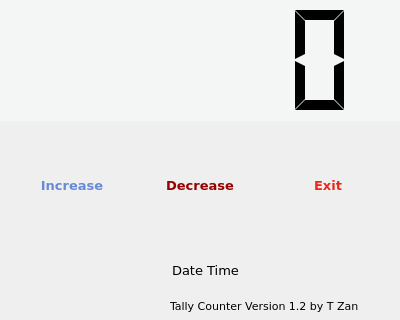
<?xml version="1.0" encoding="UTF-8"?>
<ui version="4.0">
 <class>Counter</class>
 <widget class="QWidget" name="Counter">
  <property name="geometry">
   <rect>
    <x>0</x>
    <y>0</y>
    <width>400</width>
    <height>320</height>
   </rect>
  </property>
  <property name="sizePolicy">
   <sizepolicy hsizetype="Fixed" vsizetype="Fixed">
    <horstretch>0</horstretch>
    <verstretch>0</verstretch>
   </sizepolicy>
  </property>
  <property name="cursor">
   <cursorShape>PointingHandCursor</cursorShape>
  </property>
  <property name="windowTitle">
   <string>Tally Counter</string>
  </property>
  <widget class="QWidget" name="verticalLayoutWidget">
   <property name="geometry">
    <rect>
     <x>0</x>
     <y>0</y>
     <width>401</width>
     <height>121</height>
    </rect>
   </property>
   <layout class="QVBoxLayout" name="verticalLayout">
    <item>
     <widget class="QLCDNumber" name="lcd">
      <property name="sizePolicy">
       <sizepolicy hsizetype="Expanding" vsizetype="Expanding">
        <horstretch>0</horstretch>
        <verstretch>0</verstretch>
       </sizepolicy>
      </property>
      <property name="font">
       <font>
        <family>MV Boli</family>
       </font>
      </property>
      <property name="cursor">
       <cursorShape>ArrowCursor</cursorShape>
      </property>
      <property name="layoutDirection">
       <enum>Qt::LeftToRight</enum>
      </property>
      <property name="styleSheet">
       <string notr="true">QLCDNumber{
	background: #f3f6f4;
	border-radius: 80%;
}</string>
      </property>
      <property name="segmentStyle">
       <enum>QLCDNumber::Flat</enum>
      </property>
     </widget>
    </item>
   </layout>
  </widget>
  <widget class="QWidget" name="gridLayoutWidget">
   <property name="geometry">
    <rect>
     <x>0</x>
     <y>120</y>
     <width>401</width>
     <height>131</height>
    </rect>
   </property>
   <layout class="QGridLayout" name="gridLayout">
    <item row="0" column="1">
     <widget class="QPushButton" name="decrease">
      <property name="maximumSize">
       <size>
        <width>100</width>
        <height>100</height>
       </size>
      </property>
      <property name="font">
       <font>
        <family>DejaVu Sans</family>
        <pointsize>10</pointsize>
        <weight>75</weight>
        <bold>true</bold>
        <underline>false</underline>
        <strikeout>false</strikeout>
       </font>
      </property>
      <property name="styleSheet">
       <string notr="true">QPushButton{
  display: inline-block;
  text-decoration: none;
  color: #990000;
  width: 120px;
  height: 120px;
  line-height: 120px;
  border-radius: 50%;
  border: solid 2px #ffffff;
  text-align: center;
  vertical-align: middle;
  overflow: hidden;
  font-weight: bold;
  transition: .4s;
}

QPushButton:hover {
    background: #ea9999;
}</string>
      </property>
      <property name="text">
       <string>Decrease</string>
      </property>
     </widget>
    </item>
    <item row="0" column="0">
     <widget class="QPushButton" name="increase">
      <property name="maximumSize">
       <size>
        <width>100</width>
        <height>100</height>
       </size>
      </property>
      <property name="font">
       <font>
        <family>DejaVu Sans</family>
        <pointsize>10</pointsize>
        <weight>75</weight>
        <bold>true</bold>
        <underline>false</underline>
        <strikeout>false</strikeout>
       </font>
      </property>
      <property name="styleSheet">
       <string notr="true">QPushButton{
  display: inline-block;
  text-decoration: none;
  color: #668ad8;
  width: 120px;
  height: 120px;
  line-height: 120px;
  border-radius: 50%;
  border: solid 2px #668ad8;
  text-align: center;
  vertical-align: middle;
  overflow: hidden;
  font-weight: bold;
  transition: .4s;
}

QPushButton:hover {
    background: #b3e1ff;
}</string>
      </property>
      <property name="text">
       <string>Increase</string>
      </property>
     </widget>
    </item>
    <item row="0" column="2">
     <widget class="QPushButton" name="exit">
      <property name="sizePolicy">
       <sizepolicy hsizetype="Expanding" vsizetype="Expanding">
        <horstretch>0</horstretch>
        <verstretch>0</verstretch>
       </sizepolicy>
      </property>
      <property name="maximumSize">
       <size>
        <width>100</width>
        <height>100</height>
       </size>
      </property>
      <property name="font">
       <font>
        <family>DejaVu Sans</family>
        <pointsize>10</pointsize>
        <weight>75</weight>
        <bold>true</bold>
        <underline>false</underline>
        <strikeout>false</strikeout>
       </font>
      </property>
      <property name="styleSheet">
       <string notr="true">QPushButton{
  display: inline-block;
  text-decoration: none;
  color: #ef2718;
  width: 120px;
  height: 120px;
  line-height: 120px;
  border-radius: 50%;
  border: solid 2px #ffffff;
  text-align: center;
  vertical-align: middle;
  overflow: hidden;
  font-weight: bold;
  transition: .4s;
}

QPushButton:hover {
    background: #f4cccc;
}</string>
      </property>
      <property name="text">
       <string>Exit</string>
      </property>
     </widget>
    </item>
   </layout>
  </widget>
  <widget class="QLabel" name="label">
   <property name="geometry">
    <rect>
     <x>170</x>
     <y>290</y>
     <width>231</width>
     <height>31</height>
    </rect>
   </property>
   <property name="font">
    <font>
     <family>DejaVu Sans</family>
     <pointsize>8</pointsize>
    </font>
   </property>
   <property name="text">
    <string>Tally Counter Version 1.2 by T Zan</string>
   </property>
   <property name="alignment">
    <set>Qt::AlignJustify|Qt::AlignVCenter</set>
   </property>
  </widget>
  <widget class="QLabel" name="label_2">
   <property name="geometry">
    <rect>
     <x>110</x>
     <y>260</y>
     <width>191</width>
     <height>21</height>
    </rect>
   </property>
   <property name="sizePolicy">
    <sizepolicy hsizetype="Expanding" vsizetype="Expanding">
     <horstretch>0</horstretch>
     <verstretch>0</verstretch>
    </sizepolicy>
   </property>
   <property name="font">
    <font>
     <family>DejaVu Sans</family>
     <pointsize>10</pointsize>
    </font>
   </property>
   <property name="text">
    <string>Date Time</string>
   </property>
   <property name="textFormat">
    <enum>Qt::PlainText</enum>
   </property>
   <property name="alignment">
    <set>Qt::AlignCenter</set>
   </property>
   <property name="textInteractionFlags">
    <set>Qt::LinksAccessibleByKeyboard|Qt::LinksAccessibleByMouse|Qt::TextBrowserInteraction|Qt::TextEditable|Qt::TextSelectableByMouse</set>
   </property>
  </widget>
 </widget>
 <resources/>
 <connections/>
</ui>
